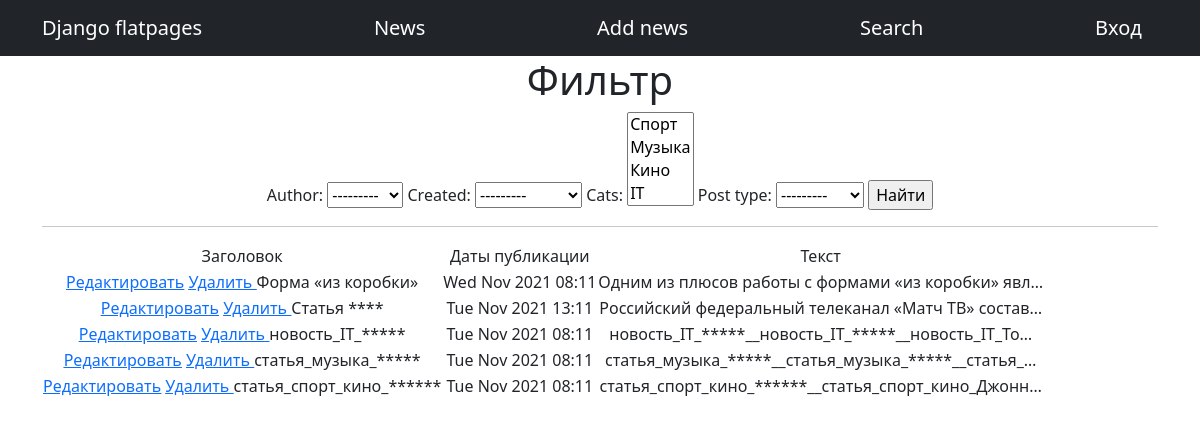
The app's page /search/ with its own data.
### NewsPortal/models.py (models this page shows, shortened)
class Post(models.Model):
    article = 'a'
    news = 'n'
    POST_TYPE = [
        (article, "Статья"),
        (news, "Новость")
    ]
    author = models.ForeignKey(Author, on_delete = models.CASCADE)
    post_type = models.CharField(max_length = 1, choices = POST_TYPE, default = article)
    created = models.DateTimeField(auto_now_add = True)
    cats = models.ManyToManyField(Category, through = 'PostCategory')
    title = models.CharField(max_length = 256)
    text = models.TextField()
    rating = models.IntegerField(default = 0)

### NewsPortal/views.py (the view)
# urls.py: path('search/', SearchList.as_view()),
class SearchList(ListView):
    model = Post
    template_name = 'search.html'
    context_object_name = 'search'
    queryset = Post.objects.order_by('-created')
    def get_context_data(self, **kwargs):
        context = super().get_context_data(**kwargs)
        context['filter'] = PostFilter(self.request.GET, queryset=self.get_queryset())
        return context

### NewsPortal/models.py (called while the page is built)
    def __str__(self):
        return f'{self.user}'

    def __str__(self):
        return f'{self.name}'

### NewsPortal/templatetags/custom_filters.py (called while the page is built)
@register.filter(name='censor')
def censor(value):
    for st in censors:
        value = value.replace(st, str(len(st)*'*'))
    return value

### templates/search.html (shortened to what this page needs)
{% extends 'flatpages/default.html' %}
{% load custom_filters %}
{% block content %}
    <h1>Фильтр</h1>
    <form method="GET">
        {{ filter.form }}
        <input type="submit" value="Найти">
    </form>
    <hr>
    {% if search %}
        <table>
            <tr>
                <td>
                    Заголовок
                </td>
                <td>
                    Даты публикации
                </td>
                <td>
                    Текст
                </td>
            </tr>
        {% for new in filter.qs %}
            <tr>
                <td>
                    <a href="{% url 'post_update' new.id %}"><u>Редактировать</u></a>
                    <a href="{% url 'post_delete' new.id %}"><u> Удалить </u></a>
                    {{ new.title|censor }}
                <td>
                    {{ new.created| date:'D M Y H:m' }}
                </td>
                <td>
                    {{ new.text|truncatechars:50 |censor }}
                </td>
            </tr>
        {% endfor %}
        </table>
    {% else %}
        <h2>Новостей нет!</h2>
    {% endif %}
{% endblock content %}

### templates/flatpages/default.html (shortened to what this page needs)
<!DOCTYPE html>
<html lang="en">
    <head>
        {% load static %}
        <link href="{% static 'css/styles.css' %}" rel="stylesheet" />
    </head>
    <body>
        <nav class="navbar navbar-expand-lg navbar-dark bg-dark static-top">
            <div class="container">
                <a class="navbar-brand" href="/admin/flatpages/flatpage/">Django flatpages</a>
                <a class="navbar-brand" href="/">News</a>
                <a class="navbar-brand" href="/add/">Add news</a>
                <a class="navbar-brand" href="/search/">Search</a>
                {% if request.user.is_authenticated %}
                    <p class="navbar-brand">Добро пожаловать, {{user.username}}</p>
                    <a class="navbar-brand" href="/accounts/logout/">Выход</a>
                    <a class="navbar-brand"  href="/sign/authors/">Хочу стать автором!</a>
                {%else%}
                    <a class="navbar-brand"  href="/accounts/login/">Вход</a>
                {%endif%}
            </div>
        </nav>
        <div class="container">
            <div class="row">
                <div class="col-lg-12 text-center">
                    {% block content %}{% endblock content %}
                </div>
            </div>
         </div>
    </body>
</html>

### records on screen
Post: title|censor "Форма «из коробки»", created "Wed Nov 2021 08:11", text|censor "Одним из плюсов работы с формами «из коробки» явл…"
Post: title|censor "Статья ****", created "Tue Nov 2021 13:11", text|censor "Российский федеральный телеканал «Матч ТВ» состав…"
Post: title|censor "новость_IT_*****", created "Tue Nov 2021 08:11", text|censor "новость_IT_*****__новость_IT_*****__новость_IT_То…"
Post: title|censor "статья_музыка_*****", created "Tue Nov 2021 08:11", text|censor "статья_музыка_*****__статья_музыка_*****__статья_…"
Post: title|censor "статья_спорт_кино_******", created "Tue Nov 2021 08:11", text|censor "статья_спорт_кино_******__статья_спорт_кино_Джонн…"
